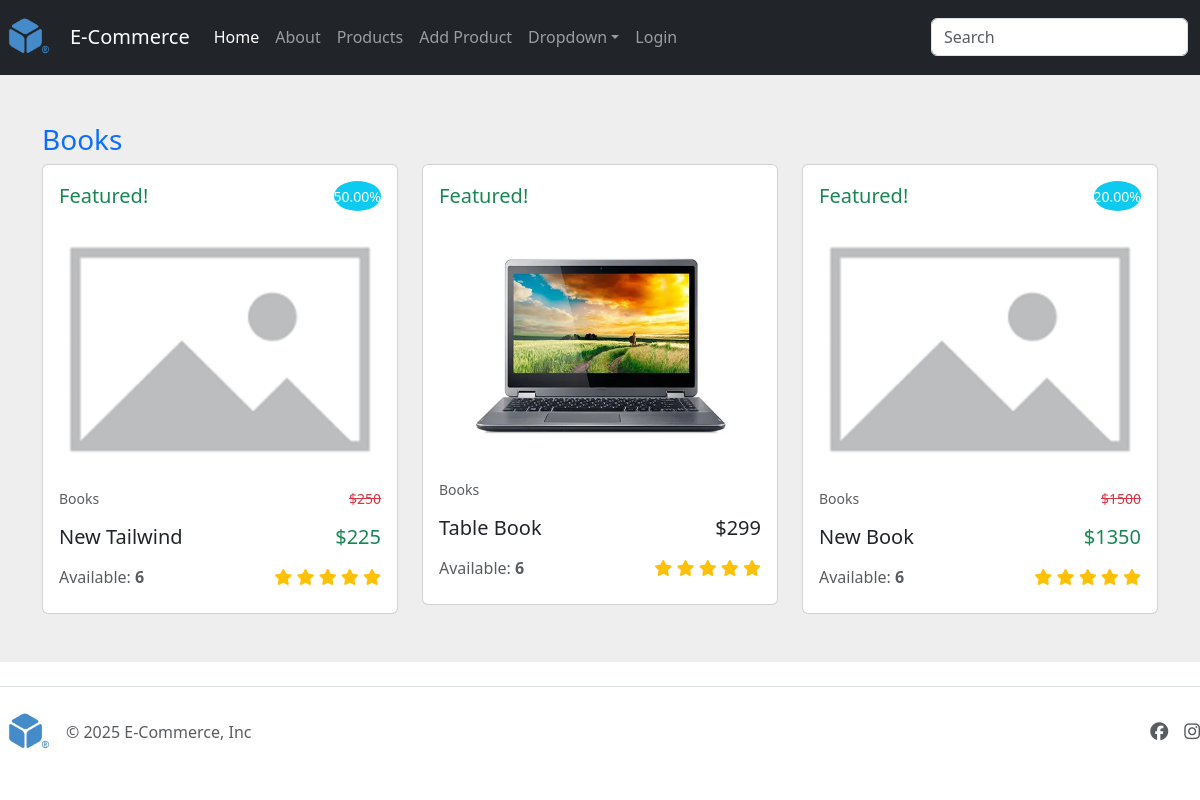
Before: /cats/2/ with the older database file.
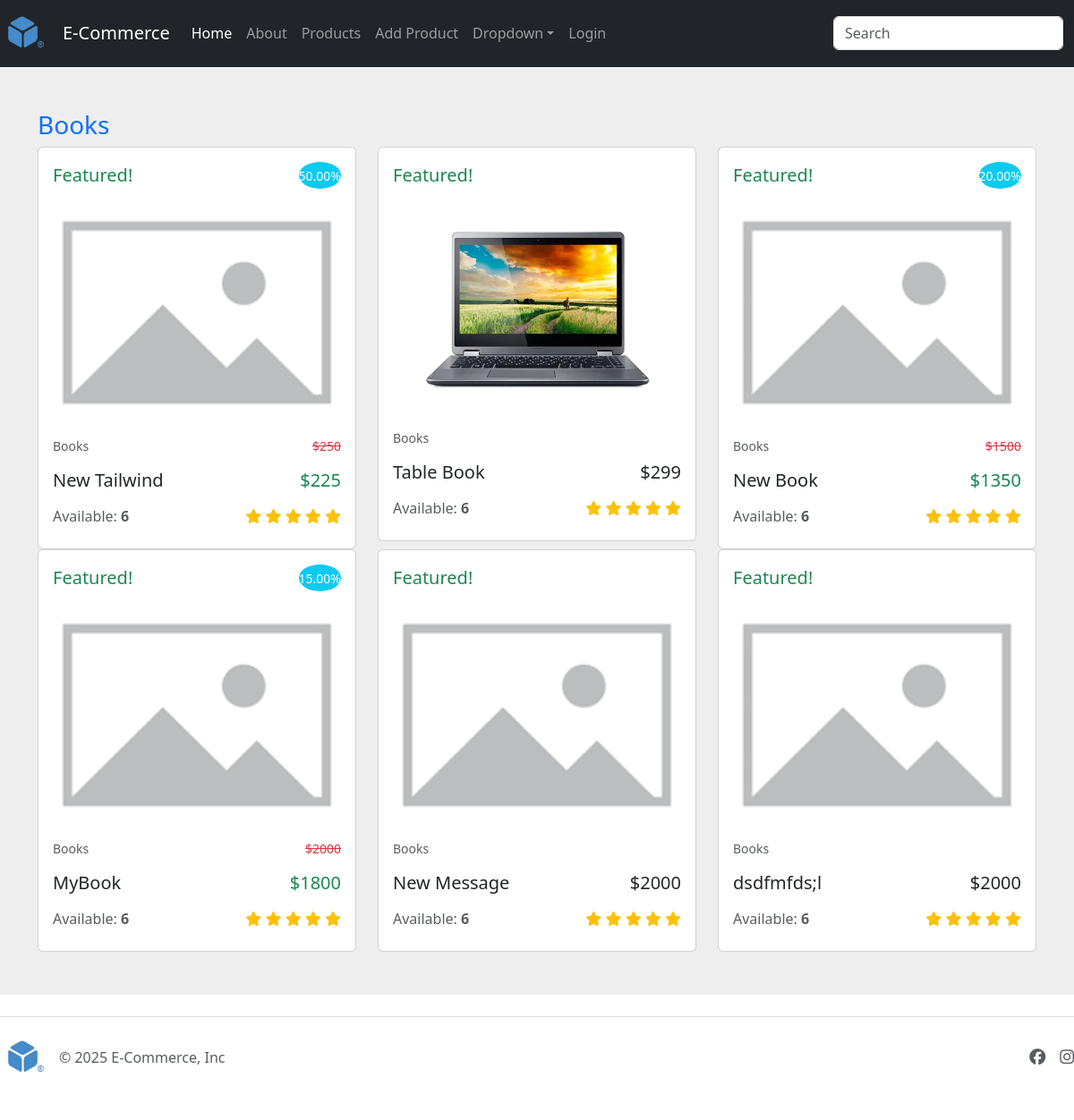
After: the same page with the newer database file.
### store/models.py (models this page shows, shortened)
class Category(models.Model): # my_category
    name = models.CharField(max_length=200, unique=True)
    description = models.TextField(null=True, blank=True)
    icon = models.CharField(max_length=100, null=True, blank=True)
    created_at = models.DateField(auto_now_add=True)
    class Meta:
        verbose_name_plural = "Categories"

class Product(models.Model):
    category = models.ForeignKey(Category, on_delete=models.CASCADE, related_name="products")
    name = models.CharField(max_length=200)
    description = models.TextField(null=True, blank=True)
    pub_date = models.DateField(null=True, blank=True)
    price = models.PositiveIntegerField() # 1000
    discount = models.DecimalField(max_digits=5, decimal_places=2, help_text="Discount Percentage i.e.", default=0) # 10%
    featured = models.BooleanField(default=0)
    image = models.ImageField(default="default.png",upload_to="images/product_images", null=True, blank=True)
    created_at = models.DateField(auto_now_add=True, null=True)
    branch = models.ManyToManyField(Branch)
    class Meta:
        verbose_name = 'Our Products'
        verbose_name_plural = 'Our Products'
    def final_price(self):
        if self.discount:
            discount_amount = (10 / 100) * (self.price) # 100
            return self.price - discount_amount #1000 - 100
        return self.price

### store/views.py (the view)
# urls.py: path("cats/<int:cat_id>/", views.cat, name="cat"),
def cat(request, cat_id):
    cat = Category.objects.get(id=cat_id)
    context ={
        'cat' :cat,
        'page_title' : 'Home'
    }
    return render(request, 'store/cat.html', context)

### templates/store/cat.html (shortened to what this page needs)
{% extends 'layout/base.html' %}
{% block content %}
<section style="background-color: #eee;">
    <div class="container py-5">
        <h3 class="text-primary">{{ cat.name }}</h3>
        <div class="row">
            {% for item in cat.products.all %}
            <div class="col-md-6 col-lg-4 mb-4 mb-lg-0">
                <div class="card">
                    <div class="d-flex justify-content-between p-3">
                        {% if item.featured %}
                        <span class="lead mb-0 text-success">
                            <strong>
                                Featured!
                            </strong>
                        </span>
                        {% else %}
                        <span class="lead mb-0 text-success" style="visibility: hidden;">
                            <strong>Featured!</strong>
                        </span>
                        {% endif %}
                        {% if item.discount %}
                        <div class="bg-info rounded-circle d-flex align-items-center justify-content-center shadow-1-strong"
                            style="width: 45; height: 45;">
                            <p class="text-white mb-0 small">{{item.discount}}%</p>
                        </div>
                        {% endif %}
                    </div>
                    <a href="{% url 'product' item.id %}">
                        <img src="/media/{{item.image}}" class="card-img-top" alt="{{item.name}}" />
                    </a>
                    <div class="card-body">
                        <div class="d-flex justify-content-between">
                            <p class="small"><a href="#!" class="text-muted">{{item.category.name}}</a></p>
                            {% if item.discount %}
                            <p class="small text-danger"><s>${{item.price}}</s></p>
                            {% endif %}
                        </div>
                        <div class="d-flex justify-content-between mb-3">
                            <h5 class="mb-0">{{item.name}}</h5>
                            <h5 class="mb-0 {% if item.discount %} text-success {% endif %}">
                                ${{item.final_price|floatformat:0}}
                            </h5>
                        </div>
                        <div class="d-flex justify-content-between mb-2">
                            <p class="text-muted mb-0">Available: <span class="fw-bold">6</span></p>
                            <div class="ms-auto text-warning">
                                <i class="fa fa-star"></i>
                                <i class="fa fa-star"></i>
                                <i class="fa fa-star"></i>
                                <i class="fa fa-star"></i>
                                <i class="fa fa-star"></i>
                            </div>
                        </div>
                    </div>
                </div>
            </div>
            {% endfor %}
        </div>
    </div>
</section {% endblock %}

### templates/layout/base.html (shortened to what this page needs)
<!DOCTYPE html>
{% load static %}
<html lang="en">
<head>
    <link rel="stylesheet" href="{% static 'css/bootstrap.min.css' %}">
    <link rel="stylesheet" href="{% static 'css/fontawesome.all.css' %}">
    <link rel="stylesheet" href="https://cdnjs.cloudflare.com/ajax/libs/font-awesome/6.7.2/css/all.min.css">
    <link rel="stylesheet" href="{% static 'css/style.css' %}">
</head>
<body>
    {% if not request.path == '/login/' %}
    {% include 'layout/partials/_navbar.html' %}
    {% endif %}
    {% block content %}
    {% endblock %}
    {% block scripts %}
    {% endblock %}
    {% include 'layout/partials/_footer.html' %}
</body>
</html>

### templates/layout/partials/_navbar.html (shortened to what this page needs)
{% load static %}
<nav class="navbar navbar-expand-md navbar-dark bg-dark" aria-label="Fourth navbar example">
        <img src="{% static 'images/logo.png' %}" alt="" width="50" class="m-1">
        <div class="container-fluid"> <a class="navbar-brand" href="/">E-Commerce</a>
                <div class="collapse navbar-collapse" id="navbarsExample04">
                        <ul class="navbar-nav me-auto mb-2 mb-md-0">
                                <li class="nav-item"> <a
                                                class="nav-link {% if page_title == 'Home' %} active {% endif %}"
                                                aria-current="page" href="{% url 'home' %}">Home</a> </li>
                                <li class="nav-item"> <a
                                                class="nav-link {% if page_title == 'About' %} active {% endif %}"
                                                aria-current="page" href="{% url 'about' %}">About</a> </li>
                                <li class="nav-item"> <a
                                                class="nav-link {% if page_title == 'Products' %} active {% endif %}"
                                                aria-current="page" href="{% url 'products' %}">Products</a> </li>
                                <li class="nav-item"> <a
                                                class="nav-link {% if page_title == 'Add New Product' %} active {% endif %}"
                                                aria-current="page" href="{% url 'add_product' %}">Add Product</a> </li>
                                <li class="nav-item dropdown"> <a class="nav-link dropdown-toggle" href="#"
                                                data-bs-toggle="dropdown" aria-expanded="false">Dropdown</a>
                                </li>
                                {% if request.user.is_authenticated %}
                                <li class="nav-item"> <a
                                                class="nav-link {% if page_title == 'Profile' %} active {% endif %}"
                                                aria-current="page" href="">Account</a> </li>
                                {% else %}
                                <li class="nav-item"> <a class="nav-link" aria-current="page"
                                                href="{% url 'login' %}">Login</a> </li>
                                {% endif %}
                        </ul>
                        <form role="search"> <input class="form-control" type="search" placeholder="Search"
                                        aria-label="Search">
                        </form>
                </div>
        </div>
</nav>

### templates/layout/partials/_footer.html (shortened to what this page needs)
{% load static %}
<div class="container my-2">
    <footer class="d-flex flex-wrap justify-content-between align-items-center py-3 my-4 border-top">
        <div class="col-md-4 d-flex align-items-center">
            <a href="/" class="mb-3 me-2 mb-md-0 text-body-secondary text-decoration-none lh-1" aria-label="Bootstrap">
                <img src="{% static 'images/logo.png' %}" alt="" width="50" class="m-1">
            </a>
            <span class="mb-3 mb-md-0 text-body-secondary">© 2025 E-Commerce, Inc</span>
        </div>
        <ul class="nav col-md-4 justify-content-end list-unstyled d-flex">
            <li class="ms-3">
                <a class="text-body-secondary" href="#" aria-label="Instagram">
                    <i class="fa fab fa-facebook" style="font-size: large;"></i>
                </a>
            </li>
            <li class="ms-3">
                <a class="text-body-secondary" href="#" aria-label="Instagram">
                    <i class="fa fab fa-instagram" style="font-size: large;"></i>
                </a>
            </li>
        </ul>
    </footer>

### static/css/style.css (style rules this page uses)
a { text-decoration: none; }

Changed rows visible on the page:
added Product: featured "Featured!", discount "15.00", image (placeholder picture), category.name "Books", price "2000", name "MyBook", final_price "1800"
added Product: featured "Featured!", image (placeholder picture), category.name "Books", name "New Message", final_price "2000"
added Product: featured "Featured!", image (placeholder picture), category.name "Books", name "dsdfmfds;l", final_price "2000"
